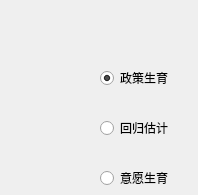
         <widget class="QWidget" name="tab_3">
          <attribute name="title">
           <string>政策实现程度估计法选择</string>
          </attribute>
          <widget class="QRadioButton" name="radioButton_64">
           <property name="geometry">
            <rect>
             <x>100</x>
             <y>70</y>
             <width>89</width>
             <height>16</height>
            </rect>
           </property>
           <property name="text">
            <string>政策生育</string>
           </property>
           <property name="checked">
            <bool>true</bool>
           </property>
          </widget>
          <widget class="QRadioButton" name="radioButton_65">
           <property name="geometry">
            <rect>
             <x>100</x>
             <y>120</y>
             <width>89</width>
             <height>16</height>
            </rect>
           </property>
           <property name="text">
            <string>回归估计</string>
           </property>
           <property name="checked">
            <bool>false</bool>
           </property>
          </widget>
          <widget class="QRadioButton" name="radioButton_66">
           <property name="geometry">
            <rect>
             <x>100</x>
             <y>170</y>
             <width>89</width>
             <height>16</height>
            </rect>
           </property>
           <property name="text">
            <string>意愿生育</string>
           </property>
          </widget>
         </widget>
